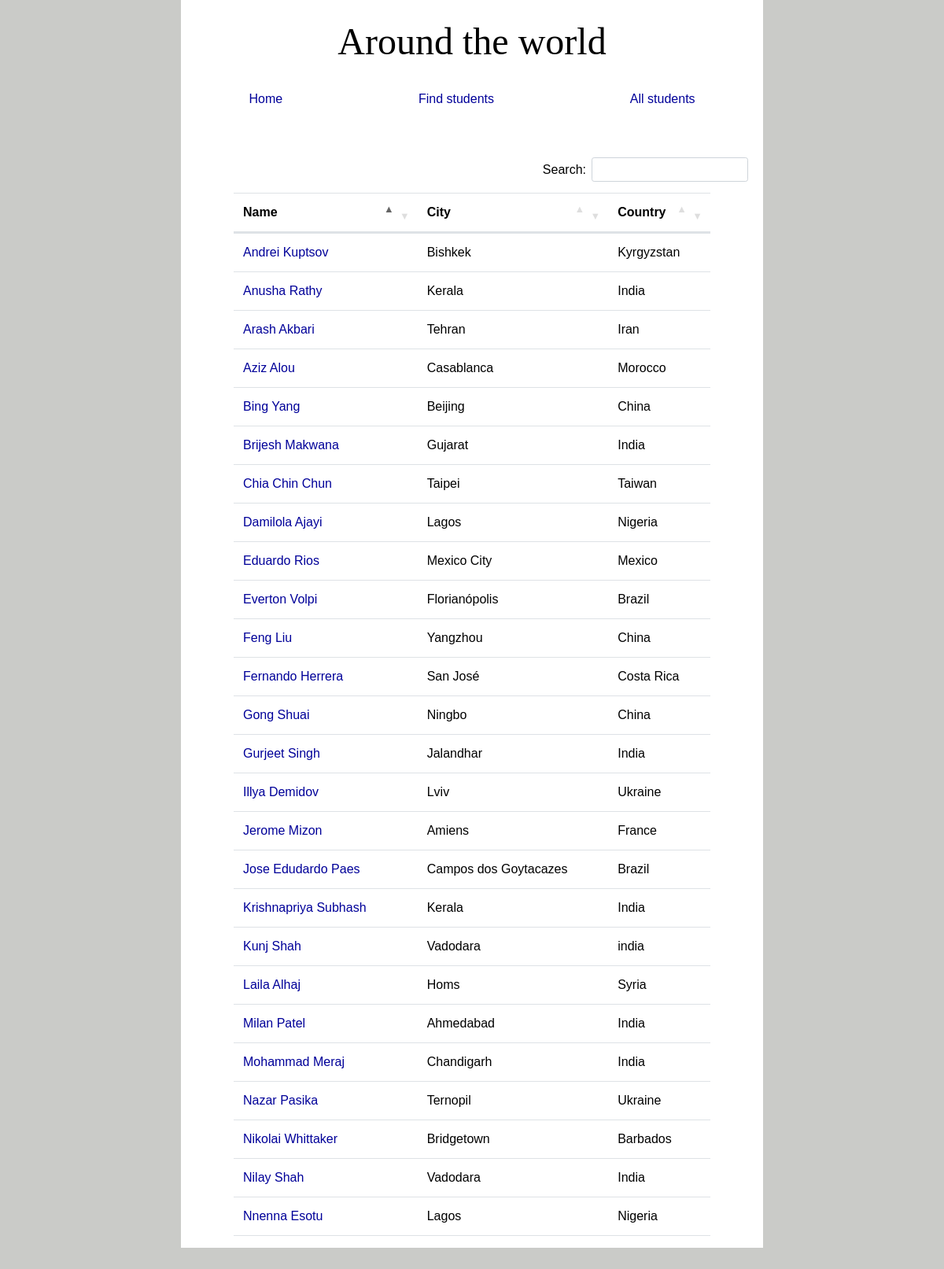
Page /displayAll on the committed database.
### tables this page shows
CREATE TABLE "Lab10" (
	"id"	INTEGER PRIMARY KEY AUTOINCREMENT,
	"Link"	TEXT,
	"City"	TEXT,
	"Country"	TEXT,
	"Student"	TEXT
);

### lab11Task2/app.py (the view)
@app.route('/displayAll')
def displayAll():
    data = main()
    return render_template('displayAll.html', data=data)

### lab11Task2/app.py (called while the page is built)
def main():
    studentData = Database()
    con, cursor = studentData.createConnectionSql("week10.db")
    data = list(studentData.showData(cursor))
    listData = [list(r) for r in data]
    for r in listData:
        link = r[1]
        url = base64.urlsafe_b64decode(link).decode('utf-8')
        r[1] = url
    return listData

    def createConnectionSql(self, db_file):
        con = None
        cursor = None
        try:
            con = sqlite3.connect(db_file)
            cursor = con.cursor()
        except:
            print("Database not found")
            exit()
        return con, cursor

    def showData(self, cursor):
        query = "SELECT * from lab10 order by student"
        result = cursor.execute(query)
        studentList = []
        for r in result.fetchall():
            studentList.append(r)
        return studentList

### lab11Task2/templates/displayAll.html
{% extends 'base.html' %}
{% block content %}
<div id="table-container">
    <table id="example" class="display table table-hover px-5">
        <thead>
        <tr>
            <th scope="col">Name</th>
            <th scope="col">City</th>
            <th scope="col">Country</th>
        </tr>
        </thead>
        <tbody>
            {% for row in data %}
                <tr>
                   <td scope="row"><a href="{{row[1]  }}" target="_blank"> {{row[4]}}</a> </td>
                    <td>{{row[2]}}</td>
                    <td>{{row[3]}}</td>
                </tr>
            {% endfor %}
        </tbody>
    </table>
</div>
{% endblock %}

### lab11Task2/templates/base.html (shortened to what this page needs)
<!DOCTYPE html>
<html>
<head>
    <link rel="stylesheet" href="https://maxcdn.bootstrapcdn.com/bootstrap/4.0.0/css/bootstrap.min.css">
    <link rel="stylesheet" href="https://cdnjs.cloudflare.com/ajax/libs/twitter-bootstrap/4.1.3/css/bootstrap.css">
    <link rel="stylesheet" href="https://cdn.datatables.net/1.10.20/css/dataTables.bootstrap4.min.css">
	<link rel="stylesheet" href="{{ url_for('static', filename='css/main.css') }}">
</head>
<body>
<header>
    <h1 class="text-center">Around the world</h1>
    <nav class="nav nav-pills nav-fill">
        <a class="nav-item nav-link" href="{{ url_for( 'index') }}">Home</a>
        <a class="nav-item nav-link" href="{{ url_for( 'menu') }}">Find students</a>
        <a class="nav-item nav-link" href="{{ url_for( 'displayAll') }}">All students</a>
    </nav>
</header>
<div id="container" class="container">
  {% block content %}
  {% endblock %}
</div>
</body>
</html>

### lab11Task2/static/css/main.css (style rules this page uses)
*::before { padding-left: 20px; padding-right: 20px; margin: 0; box-sizing: border-box; }
body { font-family: 'Verdana', sans-serif; font-size: 100%; color: #000; background: #cacbc8; margin-left: auto; margin-right: auto; padding-right: 4em; padding-left: 4em; }
#container { max-width: 740px; background: #fff; overflow: auto; height: 90em; padding-top: 50px; }
header { margin-left: auto; margin-right:auto; max-width: 740px; background: #fff; overflow: auto; }
h1 { font-family: 'Georgia', serif; font-size: 3em; margin: 0; padding: 0.5em 0; }
a { color: #009; text-decoration: none; }
#table-container { padding: 4px; }

### rows in the picture
Lab10: Student "Andrei Kuptsov", City "Bishkek", Country "Kyrgyzstan"
Lab10: Student "Anusha Rathy", City "Kerala", Country "India"
Lab10: Student "Arash Akbari", City "Tehran", Country "Iran"
Lab10: Student "Aziz Alou", City "Casablanca", Country "Morocco"
Lab10: Student "Bing Yang", City "Beijing", Country "China"
Lab10: Student "Brijesh Makwana", City "Gujarat", Country "India"
Lab10: Student "Chia Chin Chun", City "Taipei", Country "Taiwan"
Lab10: Student "Damilola Ajayi", City "Lagos", Country "Nigeria"
Lab10: Student "Eduardo Rios", City "Mexico City", Country "Mexico"
Lab10: Student "Everton Volpi", City "Florianópolis", Country "Brazil"
Lab10: Student "Feng Liu", City "Yangzhou", Country "China"
Lab10: Student "Fernando Herrera", City "San José", Country "Costa Rica"
Lab10: Student "Gong Shuai", City "Ningbo", Country "China"
Lab10: Student "Gurjeet Singh", City "Jalandhar", Country "India"
Lab10: Student "Illya Demidov", City "Lviv", Country "Ukraine"
Lab10: Student "Jerome Mizon", City "Amiens", Country "France"
Lab10: Student "Jose Edudardo Paes", City "Campos dos Goytacazes", Country "Brazil"
Lab10: Student "Krishnapriya Subhash", City "Kerala", Country "India"
Lab10: Student "Kunj Shah", City "Vadodara", Country "india"
Lab10: Student "Laila Alhaj", City "Homs", Country "Syria"
Lab10: Student "Milan Patel", City "Ahmedabad", Country "India"
Lab10: Student "Mohammad Meraj", City "Chandigarh", Country "India"
Lab10: Student "Nazar Pasika", City "Ternopil", Country "Ukraine"
Lab10: Student "Nikolai Whittaker", City "Bridgetown", Country "Barbados"
Lab10: Student "Nilay Shah", City "Vadodara", Country "India"
Lab10: Student "Nnenna Esotu", City "Lagos", Country "Nigeria"
